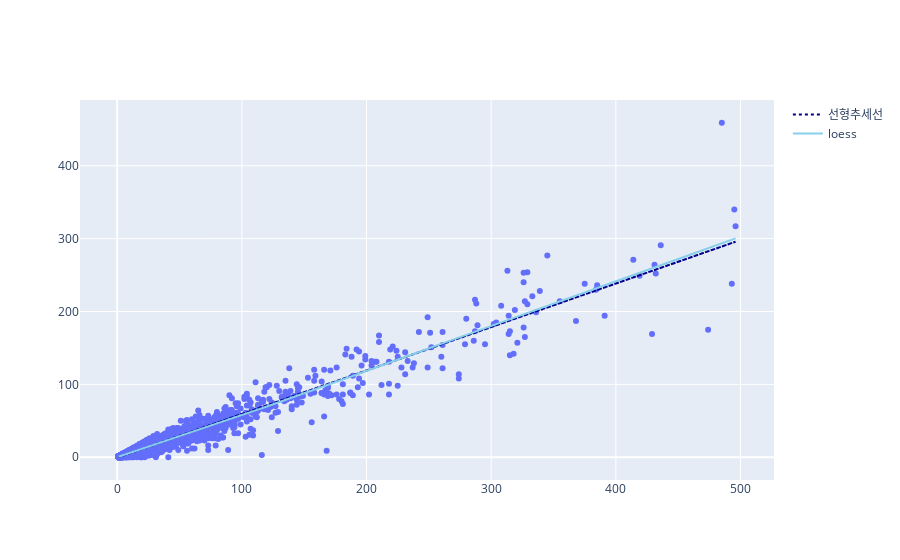

The notebook cell this image was saved under:
### Code cell
import numpy as np
import statsmodels.api as sm # to build a LOWESS model
from sklearn.linear_model import LinearRegression

############## 선형회귀 모델
linear_regr = LinearRegression()

X = df_취업률_500['졸업자수'].values.reshape(-1,1)  # 독립변수（NumPy의 배열）
Y = df_취업률_500['취업자수'].values         # 종속변수（Numpy의 배열）

linear_regr.fit(X, Y)                         # 선형 모델의 가중치를 학습
linear_fit = linear_regr.predict(X)

############## Loess 모델
lowess_fit = sm.nonparametric.lowess(df_취업률_500['취업자수'], df_취업률_500['졸업자수'])

fig = go.Figure()

fig.add_trace(go.Scatter(
    mode = 'markers',
    x = df_취업률_500['졸업자수'], y = df_취업률_500['취업자수'], 
    showlegend = False))

## 선형 회귀 추세선 추가
fig.add_trace(go.Scatter(
    mode = 'lines', 
    x = df_취업률_500['졸업자수'], y = linear_fit, 
    name = '선형추세선', 
    line = dict(dash = 'dot', color = 'darkblue')))

## 국소 회귀 추세선 추가
fig.add_trace(go.Scatter(
    mode = 'lines', 
    x = lowess_fit[:,0], y = lowess_fit[:,1], 
    name = 'loess', 
    line = dict(color = 'skyblue')))

fig.show()

fig.write_image('D:\\R\\git\\datavisualization\\plotly\\RnPy\\chap3\\fig\\vector\\3-4.pdf')

### Figure 1 — Plotly figure (JSON) as saved in the notebook; plotly's stock layout.template omitted (floating-point values rounded to 4 significant figures; data arrays with more than 128 entries replaced by an {"elided": "..."} marker saying what was removed)
{"data": [{"mode": "markers", "showlegend": false, "type": "scatter", "x": {"elided": "2313 int values"}, "y": {"elided": "2313 int values"}}, {"line": {"color": "darkblue", "dash": "dot"}, "mode": "lines", "name": "선형추세선", "type": "scatter", "x": {"elided": "2313 int values"}, "y": {"elided": "2313 float values"}}, {"line": {"color": "skyblue"}, "mode": "lines", "name": "loess", "type": "scatter", "x": {"elided": "2313 int values"}, "y": {"elided": "2313 float values"}}], "layout": {}}
